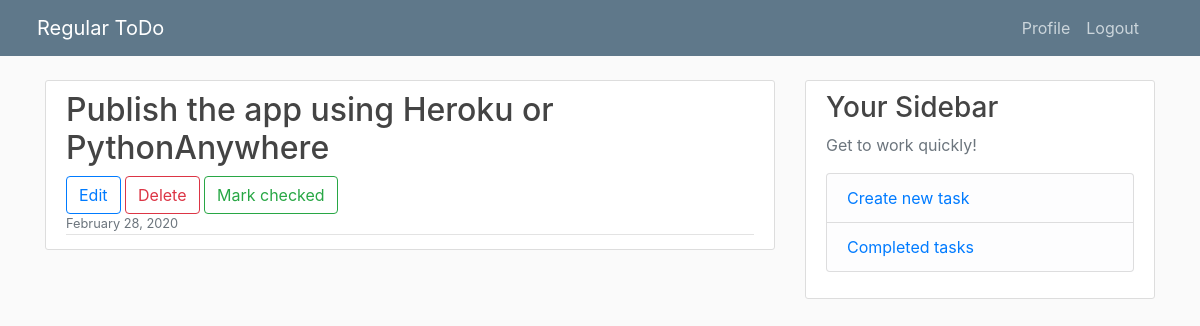
Screenshot of / (signed in) with the database file from the repository.
### ToDo/models.py (models this page shows, shortened)
class ToDo(models.Model):
    title = models.CharField(max_length=100)
    date_posted = models.DateTimeField(default=timezone.now)
    creator = models.ForeignKey(User, on_delete=models.CASCADE)
    is_checked = models.BooleanField(default=False)

### ToDo/views.py (the view)
# urls.py: path('', TodoListView.as_view(), name="todo-home"),
class TodoListView(ListView):
    model = ToDo
    template_name = "ToDo/home.html"
    context_object_name = "todos"
    ordering = ["-date_posted"]

### ToDo/templates/ToDo/home.html (shortened to what this page needs)
{% extends "ToDo/base.html" %}
{% block content %}
{% load crispy_forms_tags %}
    {% if user.is_authenticated %}
        {% if user.profile.todos == 0 %}
            <div class="container-fluid">
                <h2>You are on top of the world!</h2>
            </div>
        {% else %}
            {% for todo in todos %}
                {% if user.username|lower == todo.creator|lower and not todo.is_checked %}
                    <article class="media content-section">
                        <div class="media-body">
                            <h2><a class="article-title">{{ todo.title }}</a></h2>
                            <button onclick="location.href='{% url 'todo-edit' todo.pk %}'" class="btn btn-outline-primary" type="submit">Edit</button>
                            <button onclick="location.href='{% url 'todo-delete' todo.pk %}'" class="btn btn-outline-danger" type="submit">Delete</button>
                            <button onclick="location.href='{% url 'todo-check' todo.pk %}'" class="btn btn-outline-success" type="submit">Mark checked</button>
                            <br>
                            <div class="article-metadata">
                                <small class="text-muted">{{ todo.date_posted|date:"F d, Y" }}</small>
                            </div>
                        </div>
                    </article>
                {% endif %}
            {% endfor %}
        {% endif %}
    {% endif %}
{% endblock content %}

### static/ToDo/main.css (style rules this page uses)
body { background: #fafafa; color: #333333; margin-top: 5rem; }
h1, h2, h3, h4, h5, h6 { color: #444444; }
.content-section { background: #ffffff; padding: 10px 20px; border: 1px solid #dddddd; border-radius: 3px; margin-bottom: 20px; }
.article-title { color: #444444; }
.article-metadata { padding-bottom: 1px; margin-bottom: 4px; border-bottom: 1px solid #e3e3e3 }

### rows the page displays
ToDo: title "Publish the app using Heroku or PythonAnywhere", date_posted "February 28, 2020"
